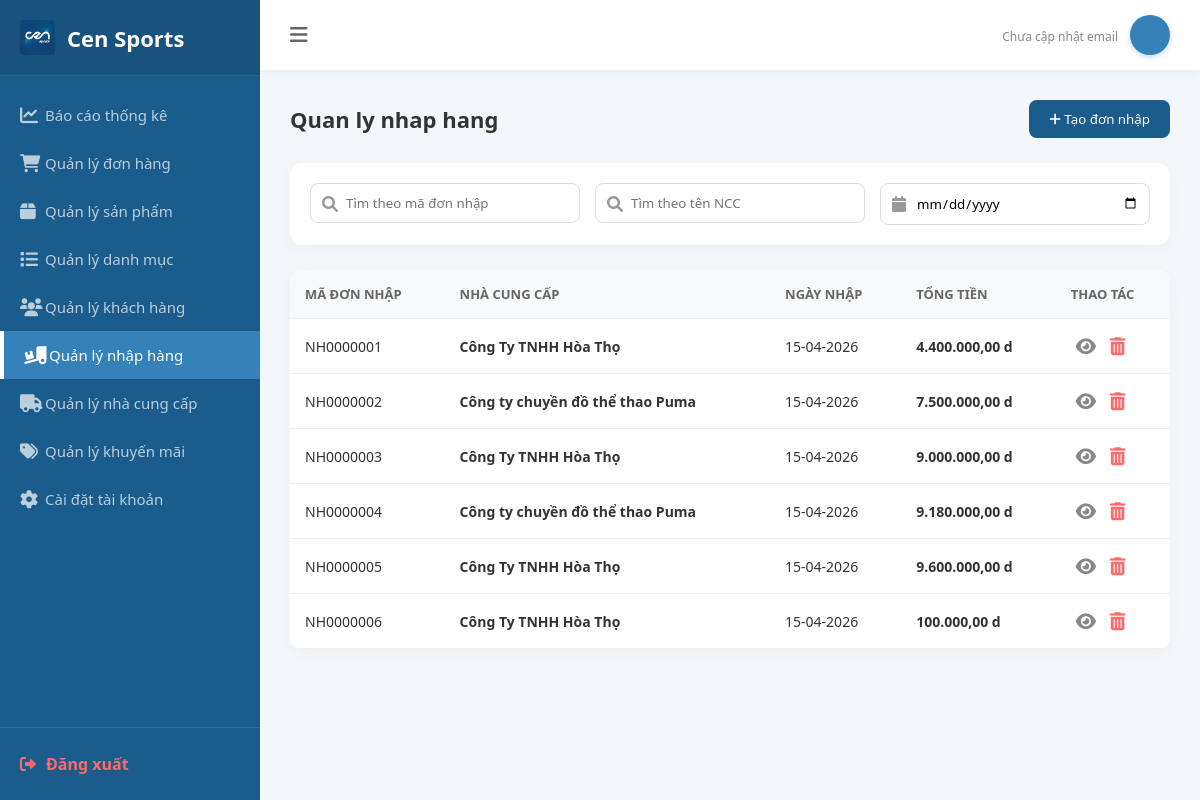
The page /quan-ly-nhap-hang/ on the database as committed earlier.
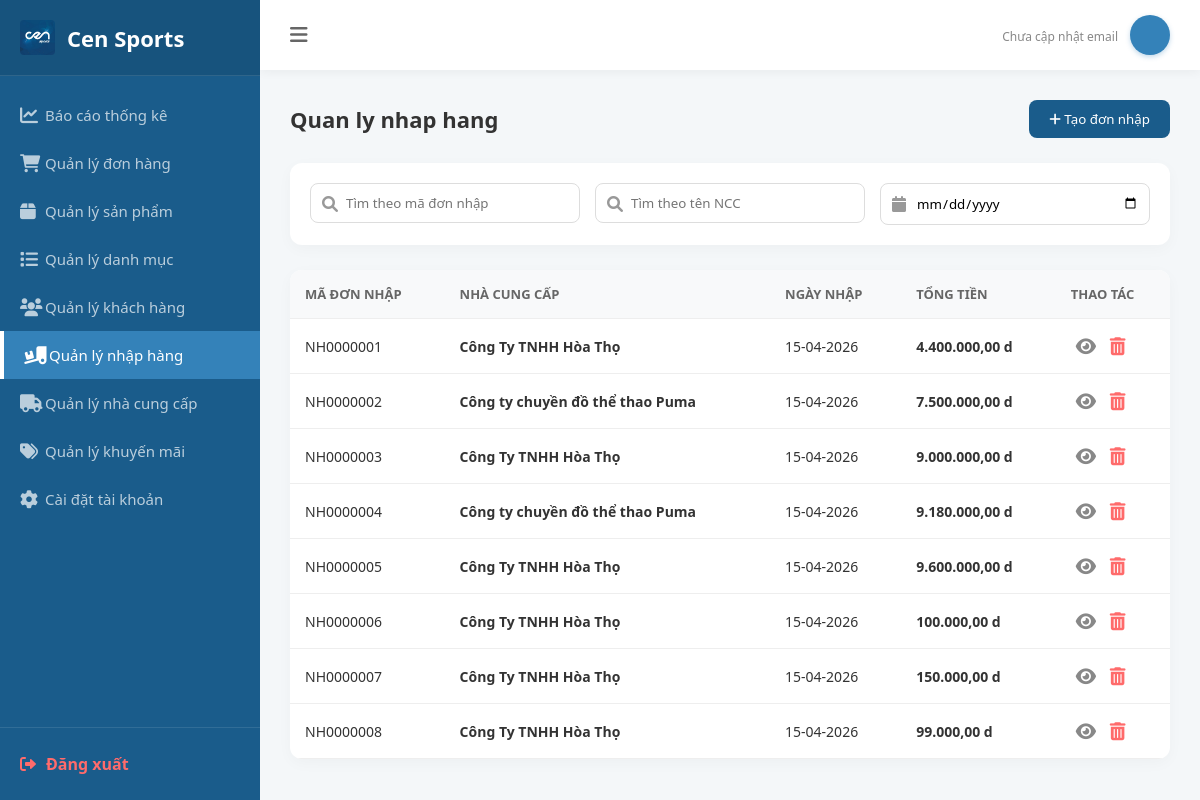
The same page on the database as committed later.
### QuanLyNhapHang/models.py (models this page shows, shortened)
class NhapHang(models.Model):
    NH_Ma = models.CharField(max_length=9, primary_key=True)
    NCC_Ma = models.ForeignKey(NhaCungCap, on_delete=models.CASCADE)
    NH_Ngay = models.DateField(auto_now_add=True)
    NH_TongTien = models.DecimalField(max_digits=10, decimal_places=2)

### QuanLyNhaCungCap/models.py (models this page shows, shortened)
class NhaCungCap(models.Model):
    NCC_Ma = models.CharField(max_length=9, primary_key=True)
    NCC_Ten = models.CharField(max_length=100)
    NCC_SDT = models.CharField(max_length=10)
    NCC_DChi = models.TextField()

### QuanLyNhapHang/views.py (the view)
# urls.py: path('quan-ly-nhap-hang/', views.nhap_hang_view, name='quan_ly_nhap_hang'),
def nhap_hang_view(request):
    ma_search = request.GET.get("ma_search", "").strip()
    ncc_search = request.GET.get("ncc_search", "").strip()
    ngay_search = request.GET.get("ngay_search", "").strip()
    don_nhaps = NhapHang.objects.select_related("NCC_Ma").all()
    if ma_search:
        don_nhaps = don_nhaps.filter(NH_Ma__icontains=ma_search)
    if ncc_search:
        don_nhaps = don_nhaps.filter(NCC_Ma__NCC_Ten__icontains=ncc_search)
    if ngay_search:
        don_nhaps = don_nhaps.filter(NH_Ngay=ngay_search)
    context = {
        "ds_nhap_hang": don_nhaps.order_by("NH_Ma"),
        "nha_cung_cap": NhaCungCap.objects.all(),
        "san_pham": SanPham.objects.all(),
        "ma_search": ma_search,
        "ncc_search": ncc_search,
        "ngay_search": ngay_search,
    }
    return render(request, "QuanLyNhapHang/QuanLyNhapHang.html", context)

### gioHang/context_processors.py (called while the page is built, shortened)
def cart_count_processor(request):
    return {'cart_count': 0}

### QuanLyNhapHang/templates/QuanLyNhapHang/QuanLyNhapHang.html (shortened to what this page needs)
{% extends "staff/base_staff.html" %}
{% block content %}
<div class="page-header">
    <h2 class="page-title">Quan ly nhap hang</h2>
    <button class="btn-create" onclick="openModal('modalCreate')"><i class="fa fa-plus"></i> Tạo đơn nhập</button>
</div>
<form method="GET" class="filter-bar" id="importSearchForm">
    <div class="search-input">
        <i class="fa fa-search"></i>
        <input
            type="text"
            name="ma_search"
            id="maSearchInput"
            placeholder="Tìm theo mã đơn nhập"
            value="{{ ma_search }}"
            autocomplete="off"
        >
    </div>
    <div class="search-input">
        <i class="fa fa-search"></i>
        <input
            type="text"
            name="ncc_search"
            id="nccSearchInput"
            placeholder="Tìm theo tên NCC"
            value="{{ ncc_search }}"
            autocomplete="off"
        >
    </div>
    <div class="search-input">
        <i class="fa fa-calendar"></i>
        <input
            type="date"
            name="ngay_search"
            id="ngaySearchInput"
            value="{{ ngay_search }}"
            autocomplete="off"
        >
    </div>
</form>
<div class="table-container">
    <table>
        <thead>
            <tr>
                <th>Mã đơn nhập</th>
                <th>Nhà cung cấp</th>
                <th>Ngày nhập</th>
                <th>Tổng tiền</th>
                <th>Thao tác</th>
            </tr>
        </thead>
        <tbody id="importTableBody">
            {% for nhap in ds_nhap_hang %}
            <tr>
                <td>{{ nhap.NH_Ma }}</td>
                <td><b>{{ nhap.NCC_Ma.NCC_Ten }}</b></td>
                <td>{{ nhap.NH_Ngay|date:"d-m-Y" }}</td>
                <td><b>{{ nhap.NH_TongTien }} d</b></td>
                <td>
                    <button class="btn-action btn-view" onclick="openDetailModal('{{ nhap.NH_Ma }}')"><i class="fa fa-eye"></i></button>
                    <button class="btn-action btn-delete" onclick="openDeleteModal('{{ nhap.NH_Ma }}', this)"><i class="fa fa-trash-alt"></i></button>
                </td>
            </tr>
            {% empty %}
            <tr>
                <td colspan="5" style="text-align: center; padding: 40px; color: #999;">Chua co du lieu don nhap</td>
            </tr>
            {% endfor %}
        </tbody>
    </table>
</div>
{% endblock %}

Rows that differ between the two databases and show on the page:
added NhapHang: NH_Ma "NH0000007", NCC_Ma.NCC_Ten "Công Ty TNHH Hòa Thọ", NH_Ngay "15-04-2026", NH_TongTien "150.000,00"
added NhapHang: NH_Ma "NH0000008", NCC_Ma.NCC_Ten "Công Ty TNHH Hòa Thọ", NH_Ngay "15-04-2026", NH_TongTien "99.000,00"
